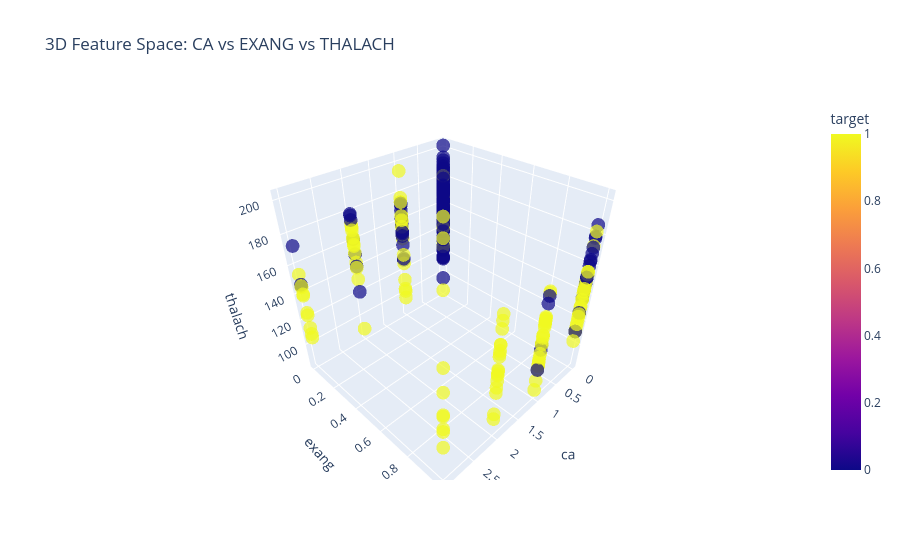

Write notebook code for a chart like this one.
### Markdown cell above
#### Visualization of the Decision Space

### Code cell
import plotly.express as px

# Visualizing top 3 features
fig = px.scatter_3d(df, x='ca', y='exang', z='thalach',
              color='target', opacity=0.7,
              title="3D Feature Space: CA vs EXANG vs THALACH")
fig.show()

### Figure 1 — Plotly figure (JSON) as saved in the notebook; plotly's stock layout.template omitted (floating-point values rounded to 4 significant figures; data arrays with more than 128 entries replaced by an {"elided": "..."} marker saying what was removed)
{"data": [{"hovertemplate": "ca=%{x}<br>exang=%{y}<br>thalach=%{z}<br>target=%{marker.color}<extra></extra>", "legendgroup": "", "marker": {"color": {"elided": "303 int values"}, "coloraxis": "coloraxis", "opacity": 0.7, "symbol": "circle"}, "mode": "markers", "name": "", "scene": "scene", "showlegend": false, "type": "scatter3d", "x": {"elided": "303 int values"}, "y": {"elided": "303 int values"}, "z": {"elided": "303 int values"}}], "layout": {"coloraxis": {"colorbar": {"title": {"text": "target"}}, "colorscale": [[0, "#0d0887"], [0.1111, "#46039f"], [0.2222, "#7201a8"], [0.3333, "#9c179e"], [0.4444, "#bd3786"], [0.5556, "#d8576b"], [0.6667, "#ed7953"], [0.7778, "#fb9f3a"], [0.8889, "#fdca26"], [1, "#f0f921"]]}, "legend": {"tracegroupgap": 0}, "scene": {"domain": {"x": [0, 1], "y": [0, 1]}, "xaxis": {"title": {"text": "ca"}}, "yaxis": {"title": {"text": "exang"}}, "zaxis": {"title": {"text": "thalach"}}}, "title": {"text": "3D Feature Space: CA vs EXANG vs THALACH"}}}
